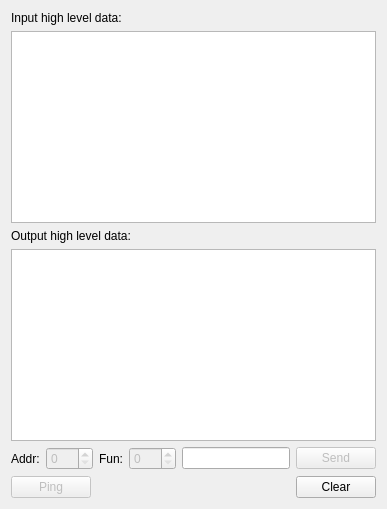
      <widget class="QWidget" name="TabData">
       <attribute name="title">
        <string>Data</string>
       </attribute>
       <layout class="QVBoxLayout" name="verticalLayout_2">
        <item>
         <widget class="QLabel" name="label_17">
          <property name="text">
           <string>Input high level data:</string>
          </property>
         </widget>
        </item>
        <item>
         <widget class="QTextEdit" name="MiddleInput">
          <property name="undoRedoEnabled">
           <bool>false</bool>
          </property>
          <property name="readOnly">
           <bool>true</bool>
          </property>
          <property name="acceptRichText">
           <bool>false</bool>
          </property>
         </widget>
        </item>
        <item>
         <widget class="QLabel" name="label_18">
          <property name="text">
           <string>Output high level data:</string>
          </property>
         </widget>
        </item>
        <item>
         <widget class="QTextEdit" name="MiddleOutput">
          <property name="undoRedoEnabled">
           <bool>false</bool>
          </property>
          <property name="readOnly">
           <bool>true</bool>
          </property>
          <property name="acceptRichText">
           <bool>false</bool>
          </property>
         </widget>
        </item>
        <item>
         <layout class="QHBoxLayout" name="horizontalLayout_5">
          <item>
           <widget class="QLabel" name="label_19">
            <property name="text">
             <string>Addr:</string>
            </property>
            <property name="buddy">
             <cstring>SendAddress</cstring>
            </property>
           </widget>
          </item>
          <item>
           <widget class="QSpinBox" name="SendAddress">
            <property name="enabled">
             <bool>false</bool>
            </property>
            <property name="maximum">
             <number>255</number>
            </property>
           </widget>
          </item>
          <item>
           <widget class="QLabel" name="label_20">
            <property name="text">
             <string>Fun:</string>
            </property>
            <property name="buddy">
             <cstring>SendFunction</cstring>
            </property>
           </widget>
          </item>
          <item>
           <widget class="QSpinBox" name="SendFunction">
            <property name="enabled">
             <bool>false</bool>
            </property>
            <property name="maximum">
             <number>255</number>
            </property>
           </widget>
          </item>
          <item>
           <widget class="QLineEdit" name="SendData"/>
          </item>
          <item>
           <widget class="QPushButton" name="MiddleSend">
            <property name="enabled">
             <bool>false</bool>
            </property>
            <property name="text">
             <string>Send</string>
            </property>
            <property name="shortcut">
             <string>Return</string>
            </property>
           </widget>
          </item>
         </layout>
        </item>
        <item>
         <layout class="QHBoxLayout" name="horizontalLayout_6">
          <item>
           <widget class="QPushButton" name="TerminatedPing">
            <property name="enabled">
             <bool>false</bool>
            </property>
            <property name="text">
             <string>Ping</string>
            </property>
           </widget>
          </item>
          <item>
           <spacer name="horizontalSpacer">
            <property name="orientation">
             <enum>Qt::Horizontal</enum>
            </property>
            <property name="sizeHint" stdset="0">
             <size>
              <width>40</width>
              <height>20</height>
             </size>
            </property>
           </spacer>
          </item>
          <item>
           <widget class="QPushButton" name="pushButton_2">
            <property name="text">
             <string>Clear</string>
            </property>
           </widget>
          </item>
         </layout>
        </item>
       </layout>
      </widget>
